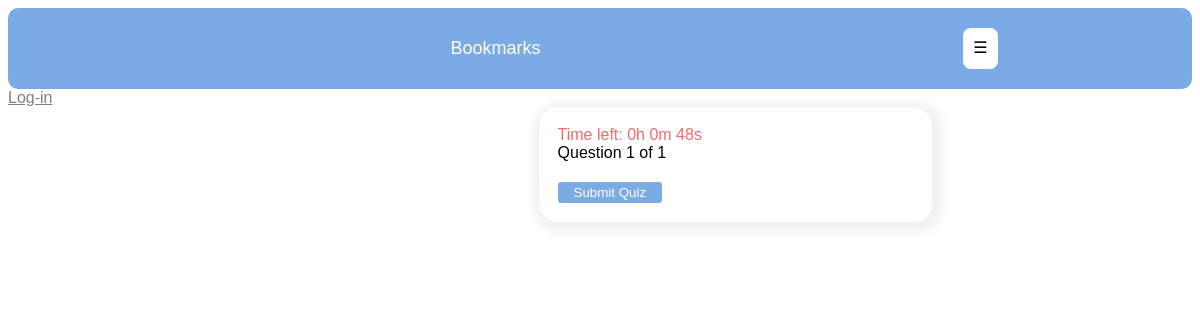
The page /account/quiz/Chemistry/?page=2 on the database as committed earlier.
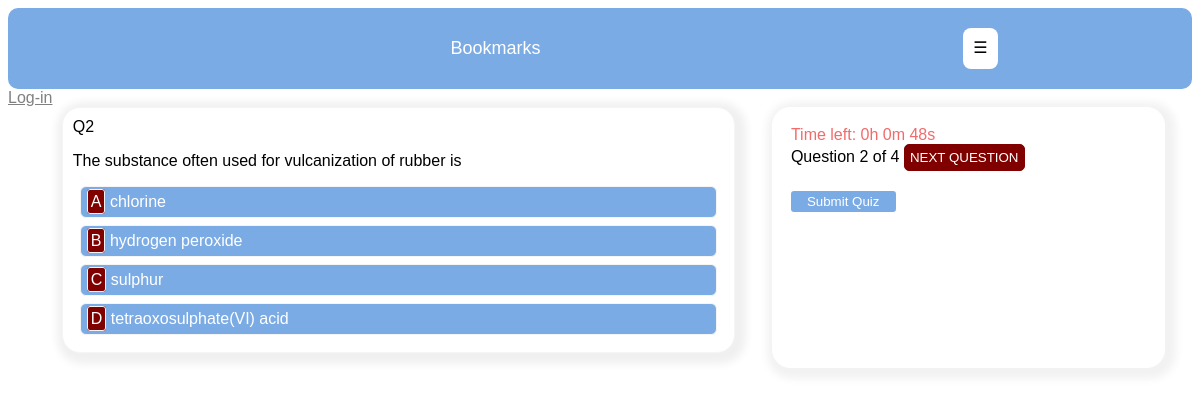
The same page on the database as committed later.
### account/models.py (models this page shows, shortened)
class Question(models.Model):
	image = models.ImageField(upload_to='questions/', blank=True)
	course = models.ForeignKey(Subject, on_delete=models.CASCADE, related_name='questions')
	instruction = models.CharField(max_length=250, blank=True)
	question = models.TextField(max_length=300)
	optionA = models.CharField(max_length=250)
	optionB = models.CharField(max_length=250)
	optionC = models.CharField(max_length=250)
	optionD = models.CharField(max_length=250)
	options = [('A', 'A'), ('B', 'B'), ('C', 'C'), ('D', 'D')]
	answer = models.CharField(max_length=250, choices=options)

### account/views.py (the view)
# urls.py: path('quiz/<slug:subject>/', views.quiz, name='quiz'),
def quiz(request, subject):
	questions = Question.objects.filter(course__subject_name=subject).all().order_by('?')[:30]
	total = Question.objects.filter(course__subject_name=subject).all().count()
	subject = subject
	if total <= 30:
		total = total
	else:
		total = 30
	paginator = Paginator(questions, 1)
	page = request.GET.get('page')
	try:
		quiz_questions = paginator.page(page)
	except PageNotAnInteger:
		quiz_questions = paginator.page(1)
	except EmptyPage:
		quiz_questions = paginator.page(paginator.num_pages)
	return render(request, 'quiz/quiz.html',{'subject': subject, 'section': 'quiz',
								'total': total, 'quiz_questions': quiz_questions, 'page': page})

### account/templates/quiz/quiz.html (shortened to what this page needs)
{% extends 'account/base.html' %}
{% block contents %}
	<div id='questiondiv'>
		<br/>
		{% for question in quiz_questions %}
			<div class='questiondata' data-question='{{ quiz_questions.number }}'
			data-answer='{{ question.answer }}'>
				<span>Q{{ quiz_questions.number }} </span><br/>
				<p>{{ question.question | safe }}</p>
				<div id='options'>
					<section data-choice='A' data-at='{{ quiz_questions.number }}' class='answerChoice'>
						<span class='wrapped'>A</span>
						<span>{{ question.optionA }}</span>
					</section>
					<section data-choice='B' data-at='{{ quiz_questions.number }}' class='answerChoice'>
						<span class='wrapped'>B</span>
						<span>{{ question.optionB }}</span>
					</section>
					<section data-choice='C' data-at='{{ quiz_questions.number }}' class='answerChoice'>
						<span class='wrapped'>C</span>
						<span>{{ question.optionC }}</span>
					</section>
					<section data-choice='D' data-at='{{ quiz_questions.number }}' class='answerChoice'>
						<span class='wrapped'>D</span>
						<span>{{ question.optionD }}</span>
					</section>
				</div>
			</div>
		{% endfor %}
		<div id='otherData'>
			<div id='time'></div>
			{% block content %}
				{% include 'pagination.html' with page=quiz_questions %}
			{% endblock %}
			<form method='post' action='{% url "quizscore" %}' id='quizform'>
				<button id='submitquiz'>Submit Quiz</button>
			</form>
		</div>
	</div>
{% endblock %}

Rows that differ between the two databases and show on the page:
added Question: number "2", question "The substance often used for vulcanization of rubber is", optionA "chlorine", optionB "hydrogen peroxide", optionC "sulphur", optionD "tetraoxosulphate(VI) acid"
Other text that changed with them:
{{ page.number }}: "1" → "2"
{{ page.paginator.num_pages }}: "1" → "4"
text now shown: "NEXT QUESTION"
